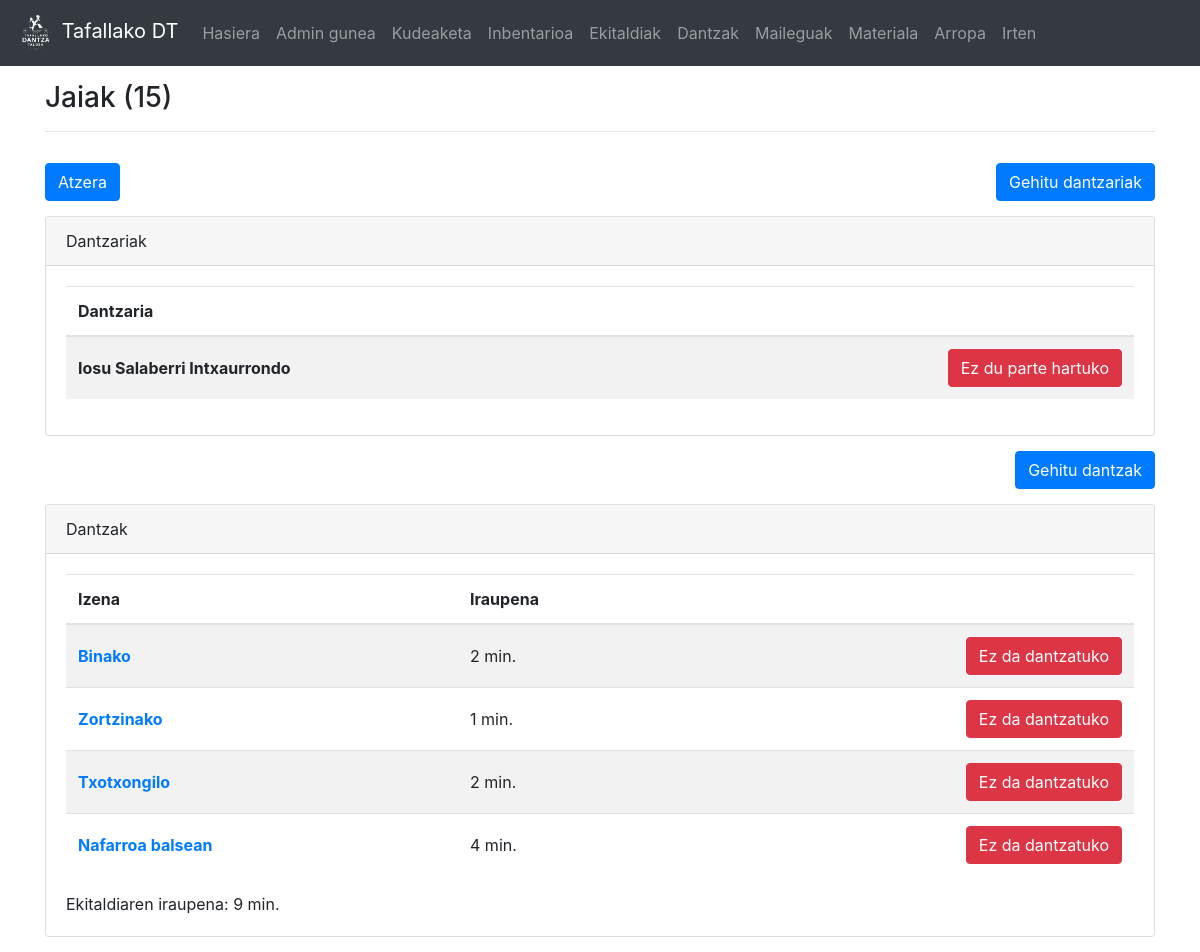
/ekitaldiak/5/ (signed in), run on an earlier commit of the app's database.
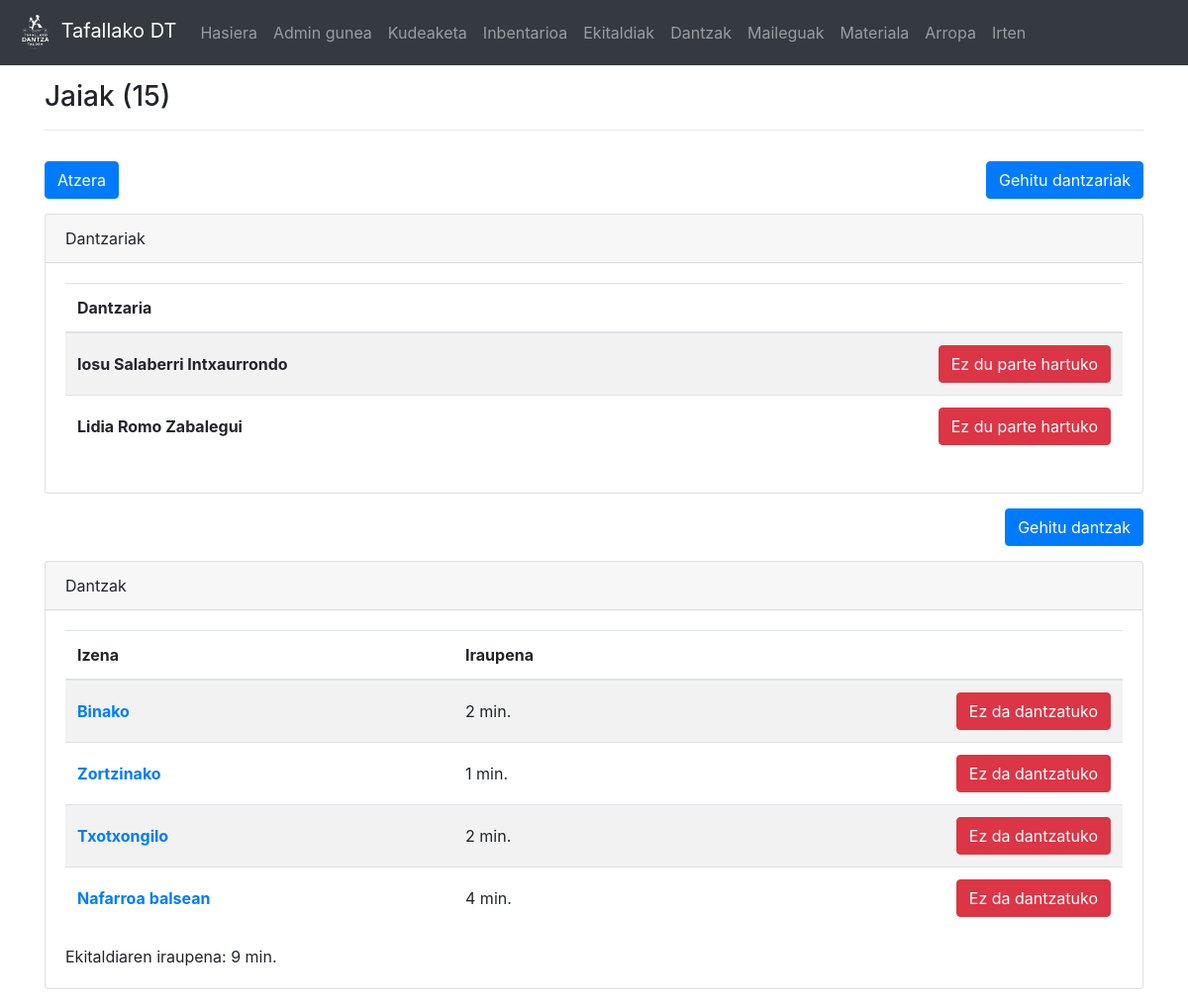
And on a later commit of the database.
### dantza/models.py (models this page shows, shortened)
class Dantzaria(models.Model):
	user = models.OneToOneField(User, on_delete=models.CASCADE)
	izena = models.CharField(max_length=50)
	abizenak = models.CharField(max_length=200)
	jaiotze_data = models.DateTimeField('jaiotze data')
	email = models.CharField(max_length=100)
	def __str__(self):
		return self.izena + ' ' + self.abizenak

class Dantza(models.Model):
	izena = models.CharField(max_length=100)
	deskr = models.CharField(max_length=200, blank=True)
	iraupena = models.IntegerField()

### dantza/views.py (the view, shortened to what this page needs)
# urls.py: path(r'ekitaldiak/<int:e_id>/', views.ekitaldi, name = 'ekitaldi'),
@login_required(login_url='/login')
def ekitaldi(request,e_id):
	e = Ekitaldia.objects.get(pk=e_id)
	dantzariak = Dantzaria.objects.all()
	dantzak = Dantza.objects.all()
	return render(request,'dantza/ekitaldi.html',{'ekitaldi':e, 'd_list': dantzariak,'dantzak':dantzak})

### dantza/models.py (called while the page is built)
	def is_partehartzaile(self,d):
		return (d in self.dantzariak.all())

	def has_dantza(self,d):
		return (d in self.dantzak.all())

	def aktuazio_denbora(self):
		temp = 0
		for d in self.dantzak.all():
			temp += d.iraupena
		return temp

### dantza/templatetags/auth_extras.py (called while the page is built)
@register.filter(name='has_group')
def has_group(user, group_name):
    return user.groups.filter(name=group_name).exists()

@register.filter(name='is_partehartzaile')
def is_partehartzaile(ekitaldi,dantzari):
	return ekitaldi.is_partehartzaile(dantzari)

@register.filter(name='has_dantza')
def has_dantza(ekitaldi,dantza):
	return ekitaldi.has_dantza(dantza)

@register.filter(name='get_dantzari')
def get_dantzari(user):
	return Dantzaria.objects.get(user=user)

### templates/dantza/ekitaldi.html (shortened to what this page needs)
{% extends "dantza/base.html" %}
{% block edukia %}
{% load auth_extras %}
<div class="container">
<h3 style="margin-top: 15px;">{{ ekitaldi.izena }}</h3>
<hr>
{% with user_d=request.user|get_dantzari %}
{% if ekitaldi|is_partehartzaile:user_d or request.user.is_superuser %}
	<div class="clearfix">
	{% if request.user.is_superuser %}
		<button type="button" style="margin-top: 15px;" class="btn btn-primary float-right" data-toggle="modal" data-target="#dantzariak">
		  Gehitu dantzariak
		</button>
	{% else %}
		<a href="?d_id={{ user_d.pk }}&ep" style="margin-top: 15px;" class="btn btn-danger float-right">
		  Ez dut parte hartuko
		</a>
	{% endif %}
		<a href="/ekitaldiak" style="margin-top: 15px;" class="btn btn-primary float-left">
		  Atzera
		</a>
	</div>
	<div class="card" style="margin-top:15px">
		<div class="card-header">Dantzariak</div>
		<div class="card-body">
		{% if ekitaldi.dantzariak.all %}
		<div class="table-responsive">
			<table class="table table-hover table-striped">
			  <thead>
				<tr>
				  <th scope="col">Dantzaria</th>
				  {% if request.user.is_superuser %}
				  	<th scope="col"></th>
				  {% endif %}
				</tr>
			  </thead>
			  <tbody>
			{% for d in ekitaldi.dantzariak.all %}
				  <tr>
					  <th scope="row" style="vertical-align:middle;">{{ d }}</th>
			  		  {% if request.user.is_superuser %}
			 			<td style="vertical-align:middle;text-align: right;"><a href="?d_id={{ d.pk }}&ep" class="btn btn-danger">Ez du parte hartuko</a></td>
			 		  {% endif %}
				  </tr>
			{% endfor %}
				</tbody>
			</table>
		</div>
		{% else %}
			Ez dago dantzaririk.<br/>
		{% endif %}
		</div>
	</div>
{% endif %}
{% endwith %}
{% if request.user.is_superuser %}
	<div class="clearfix">
		<button type="button" style="margin-top: 15px;" class="btn btn-primary float-right" data-toggle="modal" data-target="#dantzak">
		  Gehitu dantzak
		</button>
	</div>
{% endif %}
<div class="card" style="margin-top: 15px; margin-bottom:15px;">
		<div class="card-header">Dantzak</div>
		<div class="card-body">
	{% if ekitaldi.dantzak.all %}
	<div class="table-responsive">
		<table class="table table-hover table-striped">
		  <thead>
			<tr>
			  <th scope="col">Izena</th>
			  <th scope="col">Iraupena</th>
			  {% if request.user.is_superuser %}
			  <th scope="col"></th>
			  {% endif %}
			</tr>
		  </thead>
		  <tbody>
		{% for d in ekitaldi.dantzak.all %}
			  <tr>
				  <th scope="row" style="vertical-align:middle;"><a href="/dantzak/{{ d.pk }}/">{{ d.izena }}</a></th>
				  <td style="vertical-align:middle;">{{ d.iraupena }} min.</td>
				  {% if request.user.is_superuser %}
				  <td  style="vertical-align:middle; text-align: right;">
					  <a href="?dantza_id={{ d.pk }}&de" class="btn btn-danger">Ez da dantzatuko</a></td>
					  {% endif %}
			  </tr>
		{% endfor %}
			</tbody>
</table>
			</div>
		Ekitaldiaren iraupena: {{ ekitaldi.aktuazio_denbora }} min.
	{% else %}
		Ez dago dantzarik.<br/>
	{% endif %}
		</div>
</div>
</div>
{% endblock edukia %}

What changed in the data, as far as the page shows it:
added Dantzaria: izena+abizenak "Lidia Romo Zabalegui"
